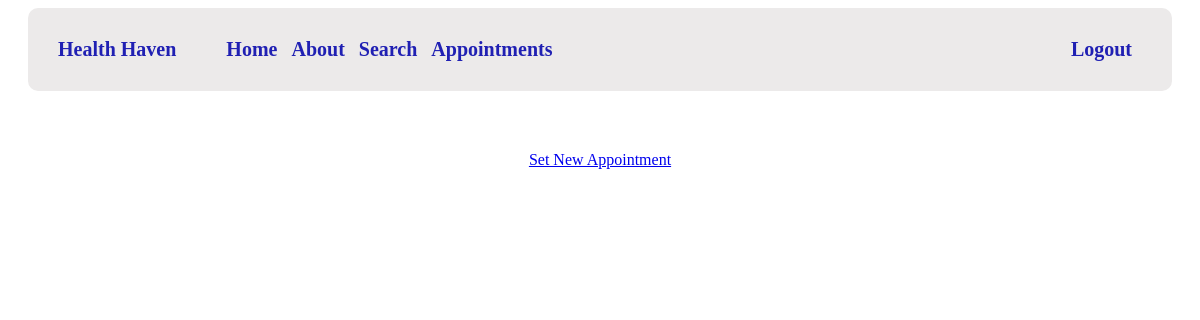
The app's page /show_appointments/ (signed in), older data.
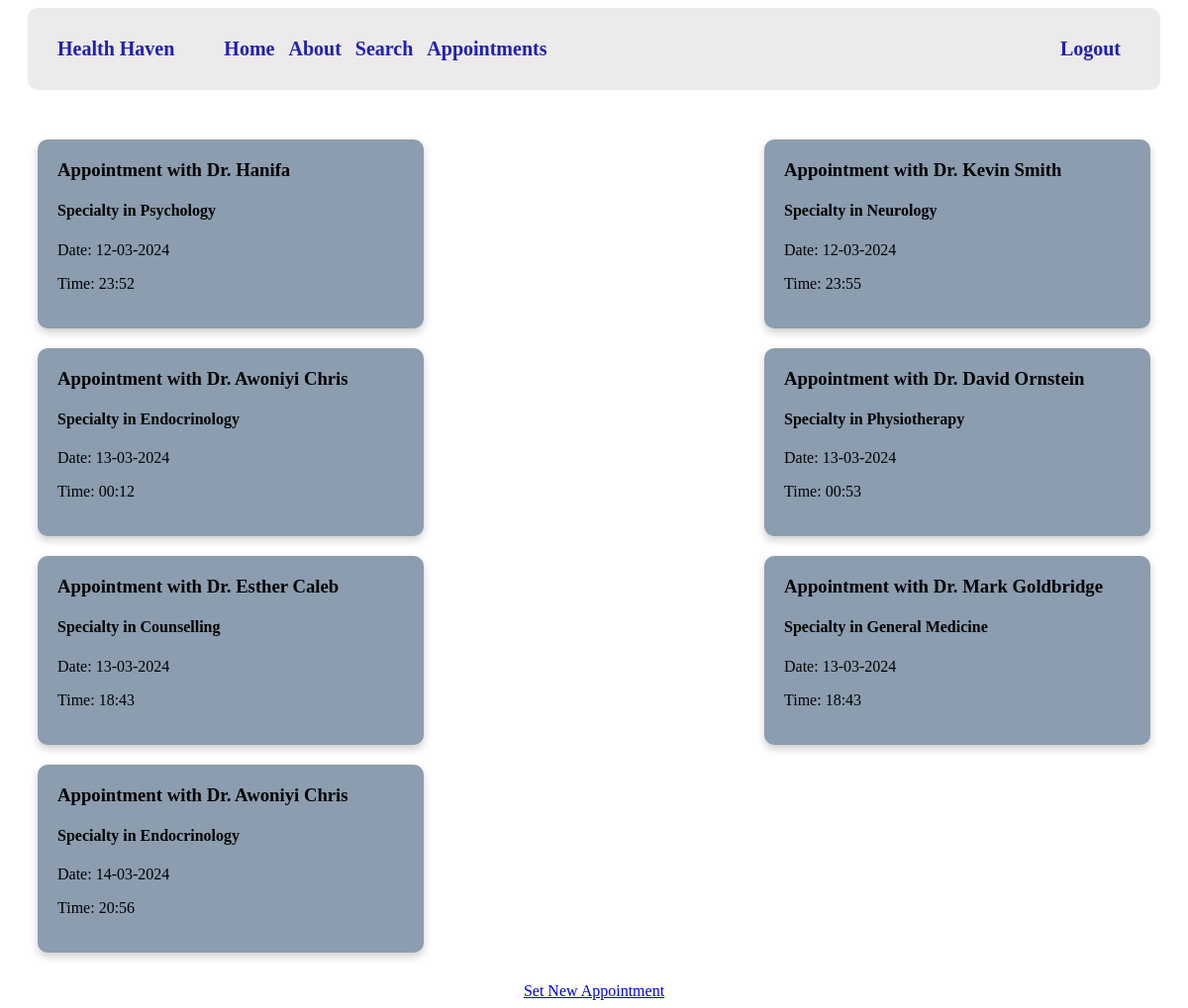
The same page, newer data.
### backend/app.py (models this page shows, shortened)
class Appointment(db.Model):
    __tablename__ = 'appointments'
    appointment_id = db.Column(db.Integer, primary_key=True)
    date = db.Column(db.DateTime, default=datetime.utcnow())
    user_id = db.Column(db.Integer, db.ForeignKey('user.user_id'))
    doctor_id = db.Column(db.Integer, db.ForeignKey('doctor.doctor_id'))
    user = db.relationship('User', backref=db.backref('appointments', lazy=True))
    doctor = db.relationship('Doctor', backref=db.backref('appointments', lazy=True))

class Doctor(db.Model):
    doctor_id = db.Column(db.Integer, primary_key=True)
    name = db.Column(db.String(60), nullable=False)
    specialty = db.Column(db.String(60), nullable=False)
    yearsofexperience = db.Column(db.Integer(), nullable=False)

### backend/app.py (the view)
@app.route('/show_appointments/')
def show_appointments():
    if current_user.is_authenticated:
        user_id = current_user.get_id()
        appointments = Appointment.query.filter_by(user_id=user_id).all()
        return render_template('show_ap.html', appointments=appointments)
    else:
        return redirect(url_for('login'))

### backend/app.py (called while the page is built)
@login_manager.user_loader
def load_user(user_id):
    return User.query.get(int(user_id))

    def get_id(self):
        return str(self.user_id)

### frontend/templates/show_ap.html
{% extends 'default.html' %}
{% block content %}
    <div class="appointment-cards">
        {% for appointment in appointments %}
            <div class="appointment-card">
                <h3>Appointment with Dr. {{ appointment.doctor.name }}</h2>
                <h4>Specialty in {{ appointment.doctor.specialty }}</h2>
                <p>Date: {{ appointment.date.strftime('%d-%m-%Y') }}</p>
                <p>Time: {{ appointment.date.strftime('%H:%M') }}</p>
            </div>
        {% endfor %}
    </div>
    <center>
        <a href="{{ url_for('setup_appointment') }}";">Set New Appointment</a>
    </center>
{% endblock %}

### frontend/templates/default.html (shortened to what this page needs)
<!DOCTYPE html>
<html lang="en">
<head>
    <link rel="stylesheet" href="../styles/nav.css">
    <link rel="stylesheet" href="../styles/content.css">
    <header>
        <nav class="nav">
            <a href="/" class="nav-item">Health Haven</a>
            <div class="nav-bio">
                {% if current_user.is_authenticated %}
                    <a href="{{ url_for('home') }}" class="nav-item">Home</a>
                    <a href="{{ url_for('about') }}" class="nav-item">About</a>
                    <a href="{{ url_for('search') }}" class="nav-item">Search</a>
                    <a href="{{ url_for('show_appointments') }}" class="nav-item">Appointments</a>
                {% else %}
                    <a href="{{ url_for('home') }}" class="nav-item">Home</a>
                    <a href="{{ url_for('about') }}" class="nav-item">About</a>
                {% endif %}
            </div>
            <div class="nav-reg">
                {% if current_user.is_authenticated %}
                    <a href="{{ url_for('logout') }}" class="nav-item">Logout</a>
                {% else %}
                    <a href="{{ url_for('login') }}" class="nav-item">Login</a>
                    <a href="{{ url_for('register') }}" class="nav-item">Register</a>
                {% endif %}
            </div>
        </nav>
    </header>
</head>
<body>
    {% block content %}
    {% endblock %}
</body>
</html>

### frontend/styles/nav.css (style rules this page uses)
.nav { background-color: rgb(236, 234, 234); margin-left: 20px; margin-right: 20px; display: flex; padding: 30px; border-radius: 10px; margin-bottom: 20px; }
.nav-bio { margin-left: 40px; }
.nav-reg { margin-left: auto; }
.nav-item { text-decoration: none; font-size: 20px; margin-right: 10px; font-weight: bold; color: rgb(32, 32, 179); }
body { background-color: white; }

### frontend/styles/content.css (style rules this page uses)
.appointment-cards { display: flex; flex-wrap: wrap; justify-content: space-between; padding: 20px; }
.appointment-card { background-color: #8b9daf; border-radius: 10px; padding: 20px; margin: 10px; width: 350px; box-shadow: 0 4px 8px 0 rgba(0,0,0,0.2); }
.appointment-card h3 { margin-top: 0; }

Row changes from the older to the newer data that the page shows:
added Appointment: doctor.name "Hanifa", doctor.specialty "Psychology", date "12-03-2024", date "23:52"
added Appointment: doctor.name "Kevin Smith", doctor.specialty "Neurology", date "12-03-2024", date "23:55"
added Appointment: doctor.name "Awoniyi Chris", doctor.specialty "Endocrinology", date "13-03-2024", date "00:12"
added Appointment: doctor.name "David Ornstein", doctor.specialty "Physiotherapy", date "13-03-2024", date "00:53"
added Appointment: doctor.name "Esther Caleb", doctor.specialty "Counselling", date "13-03-2024", date "18:43"
added Appointment: doctor.name "Mark Goldbridge", doctor.specialty "General Medicine", date "13-03-2024", date "18:43"
added Appointment: doctor.name "Awoniyi Chris", doctor.specialty "Endocrinology", date "14-03-2024", date "20:56"
